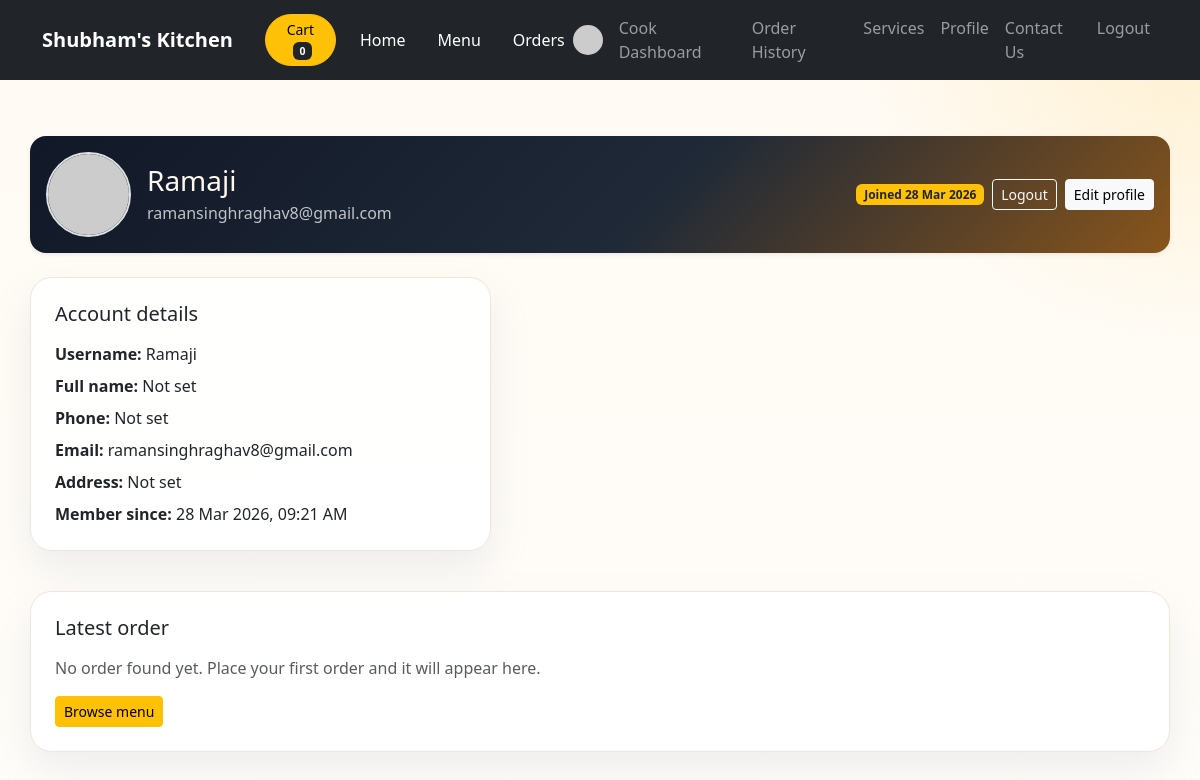
Page /profile/ (signed in) on the committed database.
### MenuApp/models.py (models this page shows, shortened)
class Profile(models.Model):
    user = models.OneToOneField(User, related_name='profile', on_delete=models.CASCADE)
    full_name = models.CharField(max_length=150)
    phone = models.CharField(max_length=20)
    address = models.TextField()
    profile_photo = models.ImageField(upload_to='profile_photos/', blank=True, null=True)
    @property
    def photo_url(self):
        if self.profile_photo:
            return self.profile_photo.url
        from urllib.parse import quote
        name = quote(self.user.username or 'User')
        return f"https://ui-avatars.com/api/?name={name}&background=ffb700&color=000000&size=128"

### MenuApp/views.py (the view, shortened to what this page needs)
# urls.py: path('profile/',views.profile_view, name='profile_view'),
def profile_view(request):
    if request.user.is_authenticated:
        profile = getattr(request.user, "profile", None)
        if profile is None:
            profile = Profile.objects.create(user=request.user, full_name="", phone="", address="")
        mode = request.GET.get("mode", "view")
        if request.method == "POST":
            action = request.POST.get("action")
            if action == "update_profile":
                profile_form = ProfileForm(request.POST, request.FILES, instance=profile)
                if profile_form.is_valid():
                    profile_form.save()
                    messages.success(request, "Profile updated successfully.")
                    return redirect("profile_view")
                else:
                    messages.error(request, "Please fix the highlighted errors.")
            elif action == "delete_photo":
                if profile.profile_photo:
                    try:
                        profile.profile_photo.delete(save=False)
                    except PermissionError:
                        pass
                    profile.profile_photo = None
                    profile.save()
                    messages.success(request, "Profile photo removed.")
                else:
                    messages.info(request, "No profile photo to remove.")
                return redirect("profile_view")
            else:
                profile_form = ProfileForm(instance=profile)
        else:
            profile_form = ProfileForm(instance=profile)
        return render(
            request,
            'profile.html',
            {
                "last_order": request.session.get("last_order"),
                "profile": profile,
                "profile_form": profile_form,
                "mode": mode,
            },
        )

### MenuApp/context_processors.py (called while the page is built)
def cart_count(request):
    cart = request.session.get("cart", {})
    profile = None
    if request.user.is_authenticated:
        profile = getattr(request.user, "profile", None)
    return {
        "nav_cart_count": sum(cart.values()),
        "nav_profile": profile,
    }

### MenuApp/templates/profile.html (shortened to what this page needs)
{% extends 'base.html' %}
{% block content %}
<div class="container profile-shell">
    {% if user.is_authenticated %}
    <div class="profile-hero shadow-sm p-3 mb-4 rounded-4">
        <div class="d-flex flex-column flex-md-row justify-content-between align-items-start align-items-md-center gap-3">
            <div class="d-flex align-items-center gap-3">
                <img src="{{ profile.photo_url }}" alt="Profile photo" class="rounded-circle border border-2" style="width:85px;height:85px;object-fit:cover;" />
                <div>
                    <h1 class="h3 mb-1">{{ profile.full_name|default:user.username }}</h1>
                    <div class="text-light opacity-75">
                        {% if user.email %}{{ user.email }}{% else %}Signed in user profile{% endif %}
                    </div>
                </div>
            </div>
            <div class="d-flex gap-2 flex-wrap align-items-center">
                <span class="badge bg-warning text-dark">Joined {{ user.date_joined|date:"d M Y" }}</span>
                <a href="/logout/" class="btn btn-outline-light btn-sm">Logout</a>
                {% if mode != 'edit' %}
                    <a href="?mode=edit" class="btn btn-light btn-sm">Edit profile</a>
                {% endif %}
            </div>
        </div>
    </div>
    <div class="row gy-4">
        <div class="col-lg-5">
            <div class="profile-card p-4">
                <h2 class="h5 mb-3">Account details</h2>
                <ul class="list-unstyled mb-0">
                    <li class="mb-2"><strong>Username:</strong> {{ user.username }}</li>
                    <li class="mb-2"><strong>Full name:</strong> {{ profile.full_name|default:"Not set" }}</li>
                    <li class="mb-2"><strong>Phone:</strong> {{ profile.phone|default:"Not set" }}</li>
                    <li class="mb-2"><strong>Email:</strong> {{ user.email|default:"Not set" }}</li>
                    <li class="mb-2"><strong>Address:</strong> {{ profile.address|default:"Not set" }}</li>
                    <li><strong>Member since:</strong> {{ user.date_joined|date:"d M Y, h:i A" }}</li>
                </ul>
            </div>
        </div>
    </div>
    <div class="row g-4 mt-3">
        <div class="col-12">
            <div class="profile-card p-4">
                <h2 class="h5 mb-3">Latest order</h2>
                {% if last_order %}
                    <div class="mb-3 text-muted">{{ last_order.item_count }} item{{ last_order.item_count|pluralize }} in your latest order</div>
                    {% for item in last_order.items %}
                        <div class="order-line d-flex justify-content-between align-items-center gap-3 mb-2">
                            <div>
                                <div class="fw-semibold">{{ item.name }}</div>
                                <div class="small text-muted">{{ item.category }} | Qty {{ item.quantity }}</div>
                            </div>
                            <div class="fw-semibold">Rs. {{ item.line_total }}</div>
                        </div>
                    {% endfor %}
                    <div class="d-flex justify-content-between align-items-center mt-3 pt-3 border-top">
                        <span class="fw-semibold">Total paid</span>
                        <span class="fw-bold">Rs. {{ last_order.grand_total }}</span>
                    </div>
                {% else %}
                    <p class="text-muted mb-3">No order found yet. Place your first order and it will appear here.</p>
                    <a href="/menu/" class="btn btn-warning btn-sm">Browse menu</a>
                {% endif %}
            </div>
        </div>
    </div>
    {% endif %}
</div>
{% endblock %}

### MenuApp/templates/profile.html (style rules this page uses)
body { background: radial-gradient(circle at top right, rgba(251, 191, 36, 0.18), transparent 24%), linear-gradient(180deg, #fffaf3 0%, #fffdf9 100%); }
.profile-shell { padding: 2.5rem 0 3rem; }
.profile-card, .auth-card { background: rgba(255, 255, 255, 0.95); border: 1px solid #f2e4d6; border-radius: 1.35rem; box-shadow: 0 18px 38px rgba(148, 163, 184, 0.16); }
.profile-card { padding: 1.6rem; }
.profile-hero { background: linear-gradient(135deg, #111827 0%, #1f2937 55%, #d97706 135%); color: #fff8ef; border-radius: 1.35rem; padding: 1.8rem; margin-bottom: 1.5rem; }

### rows in the picture
Profile: full_name "Ramaji", full_name "Not set", phone "Not set", address "Not set"

### other values in the picture
{{ nav_cart_count }} "0"
{{ user.email }} "ramansinghraghav8@gmail.com"
{{ user.date_joined|date:"d M Y" }} "28 Mar 2026"
{{ user.username }} "Ramaji"
{{ user.email|default:"Not set" }} "ramansinghraghav8@gmail.com"
{{ user.date_joined|date:"d M Y, h:i A" }} "28 Mar 2026, 09:21 AM"
